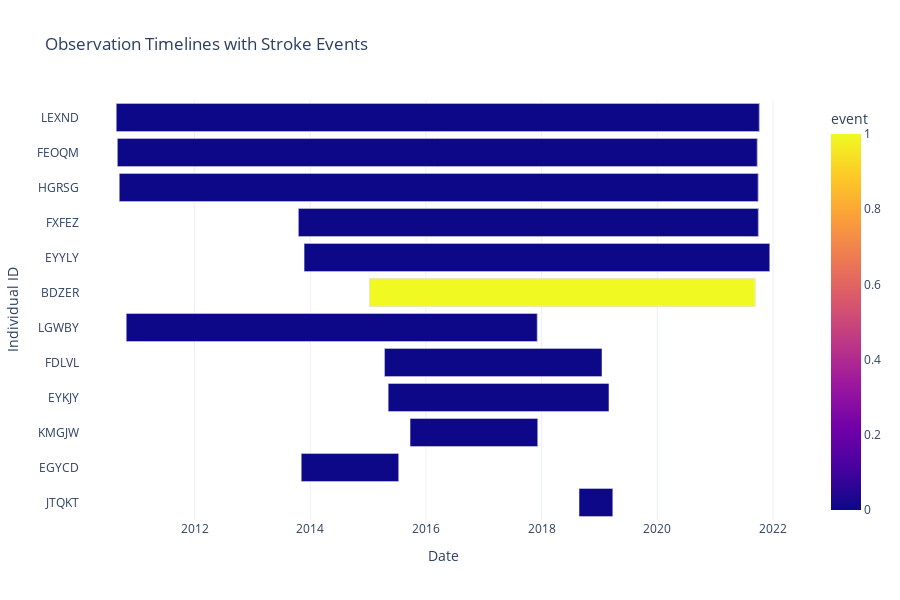

Notebook cell for this chart:
### Markdown cell above
#### Visualization of time at risk

### Code cell
# Get unique IDs
unique_ids = df['individual_id'].drop_duplicates()

# Adjust sample size to the number of available individuals
sample_size = min(12, len(unique_ids))

# Take sample safely
sample_ids = unique_ids.sample(sample_size, random_state=42)

# Filter dataset for those individuals
df_sample = df[df['individual_id'].isin(sample_ids)]

# ---------------------------------------------------------------------------
# Create timeline visualization
fig = px.timeline(
    df_sample,
    x_start="start_date",
    x_end="end_date",
    y="individual_id",
    color="event",
    color_discrete_map={0: "skyblue", 1: "red"},
    title="Observation Timelines with Stroke Events",
)

# Update layout
fig.update_yaxes(title="Individual ID", categoryorder="total ascending")
fig.update_xaxes(title="Date")
fig.update_layout(
    legend_title_text="Stroke Event (1=Yes, 0=No)",
    template="plotly_white",
    height=600,
)

# Show interactive figure
fig.show()

### Figure 1 — Plotly figure (JSON) as saved in the notebook; plotly's stock layout.template omitted (floating-point values rounded to 4 significant figures)
{"data": [{"base": ["2015-01-10T00:00:00.000000000", "2015-01-10T00:00:00.000000000", "2015-01-10T00:00:00.000000000", "2013-11-05T00:00:00.000000000", "2013-11-05T00:00:00.000000000", "2015-05-08T00:00:00.000000000", "2015-05-08T00:00:00.000000000", "2013-11-23T00:00:00.000000000", "2013-11-23T00:00:00.000000000", "2013-11-23T00:00:00.000000000", "2013-11-23T00:00:00.000000000", "2015-04-15T00:00:00.000000000", "2015-04-15T00:00:00.000000000", "2015-04-15T00:00:00.000000000", "2010-09-01T00:00:00.000000000", "2010-09-01T00:00:00.000000000", "2010-09-01T00:00:00.000000000", "2010-09-01T00:00:00.000000000", "2010-09-01T00:00:00.000000000", "2010-09-01T00:00:00.000000000", "2013-10-18T00:00:00.000000000", "2013-10-18T00:00:00.000000000", "2013-10-18T00:00:00.000000000", "2013-10-18T00:00:00.000000000", "2013-10-18T00:00:00.000000000", "2010-09-13T00:00:00.000000000", "2010-09-13T00:00:00.000000000", "2010-09-13T00:00:00.000000000", "2010-09-13T00:00:00.000000000", "2010-09-13T00:00:00.000000000", "2010-09-13T00:00:00.000000000", "2018-08-25T00:00:00.000000000", "2018-08-25T00:00:00.000000000", "2015-09-23T00:00:00.000000000", "2015-09-23T00:00:00.000000000", "2010-08-25T00:00:00.000000000", "2010-08-25T00:00:00.000000000", "2010-08-25T00:00:00.000000000", "2010-08-25T00:00:00.000000000", "2010-08-25T00:00:00.000000000", "2010-08-25T00:00:00.000000000", "2010-08-25T00:00:00.000000000", "2010-10-27T00:00:00.000000000", "2010-10-27T00:00:00.000000000"], "hovertemplate": "start_date=%{base}<br>end_date=%{x}<br>individual_id=%{y}<br>event=%{marker.color}<extra></extra>", "legendgroup": "", "marker": {"color": [0, 0, 1, 0, 0, 0, 0, 0, 0, 0, 0, 0, 0, 0, 0, 0, 0, 0, 0, 0, 0, 0, 0, 0, 0, 0, 0, 0, 0, 0, 0, 0, 0, 0, 0, 0, 0, 0, 0, 0, 0, 0, 0, 0], "coloraxis": "coloraxis", "pattern": {"shape": ""}}, "name": "", "orientation": "h", "showlegend": false, "textposition": "auto", "type": "bar", "x": [210384000000, 210384000000, 210384000000, 53136000000, 53136000000, 120441600000, 120441600000, 254016000000, 254016000000, 254016000000, 254016000000, 118627200000, 118627200000, 118627200000, 349056000000, 349056000000, 349056000000, 349056000000, 349056000000, 349056000000, 250905600000, 250905600000, 250905600000, 250905600000, 250905600000, 348537600000, 348537600000, 348537600000, 348537600000, 348537600000, 348537600000, 18403200000, 18403200000, 69638400000, 69638400000, 350784000000, 350784000000, 350784000000, 350784000000, 350784000000, 350784000000, 350784000000, 224208000000, 224208000000], "xaxis": "x", "y": ["BDZER", "BDZER", "BDZER", "EGYCD", "EGYCD", "EYKJY", "EYKJY", "EYYLY", "EYYLY", "EYYLY", "EYYLY", "FDLVL", "FDLVL", "FDLVL", "FEOQM", "FEOQM", "FEOQM", "FEOQM", "FEOQM", "FEOQM", "FXFEZ", "FXFEZ", "FXFEZ", "FXFEZ", "FXFEZ", "HGRSG", "HGRSG", "HGRSG", "HGRSG", "HGRSG", "HGRSG", "JTQKT", "JTQKT", "KMGJW", "KMGJW", "LEXND", "LEXND", "LEXND", "LEXND", "LEXND", "LEXND", "LEXND", "LGWBY", "LGWBY"], "yaxis": "y"}], "layout": {"barmode": "overlay", "coloraxis": {"colorbar": {"title": {"text": "event"}}, "colorscale": [[0, "#0d0887"], [0.1111, "#46039f"], [0.2222, "#7201a8"], [0.3333, "#9c179e"], [0.4444, "#bd3786"], [0.5556, "#d8576b"], [0.6667, "#ed7953"], [0.7778, "#fb9f3a"], [0.8889, "#fdca26"], [1, "#f0f921"]]}, "height": 600, "legend": {"title": {"text": "Stroke Event (1=Yes, 0=No)"}, "tracegroupgap": 0}, "title": {"text": "Observation Timelines with Stroke Events"}, "xaxis": {"anchor": "y", "domain": [0, 1], "title": {"text": "Date"}, "type": "date"}, "yaxis": {"anchor": "x", "categoryorder": "total ascending", "domain": [0, 1], "title": {"text": "Individual ID"}}}}
